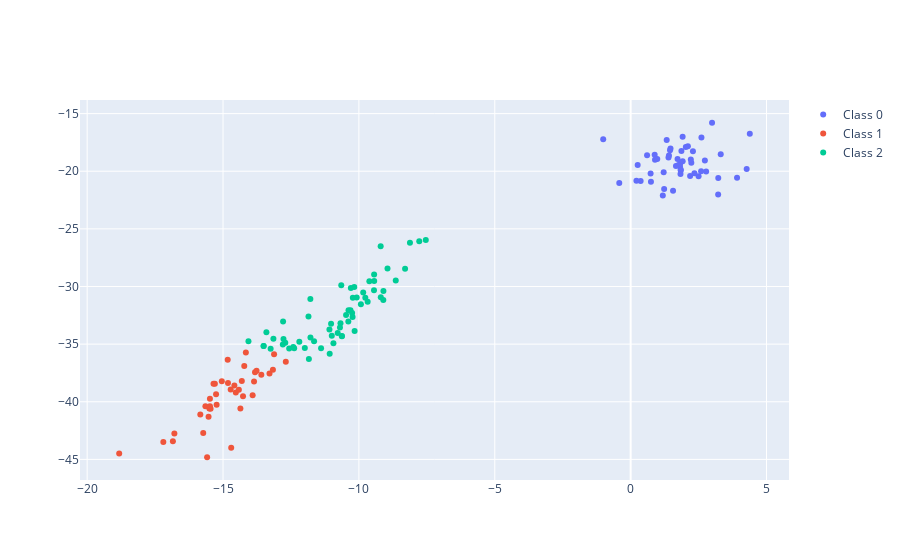

Here is the notebook cell this chart was saved with:
### Code cell
# visualize clusters
fig = go.Figure()

for ci in np.unique(kmeans.labels_):
    fig.add_trace(
        go.Scatter(
            x=X_vae_pt[kmeans.labels_==ci, 0],
            y=X_vae_pt[kmeans.labels_==ci, 1],
            mode='markers',
            name=f'Class {ci}',
        )
    )

fig.show()
